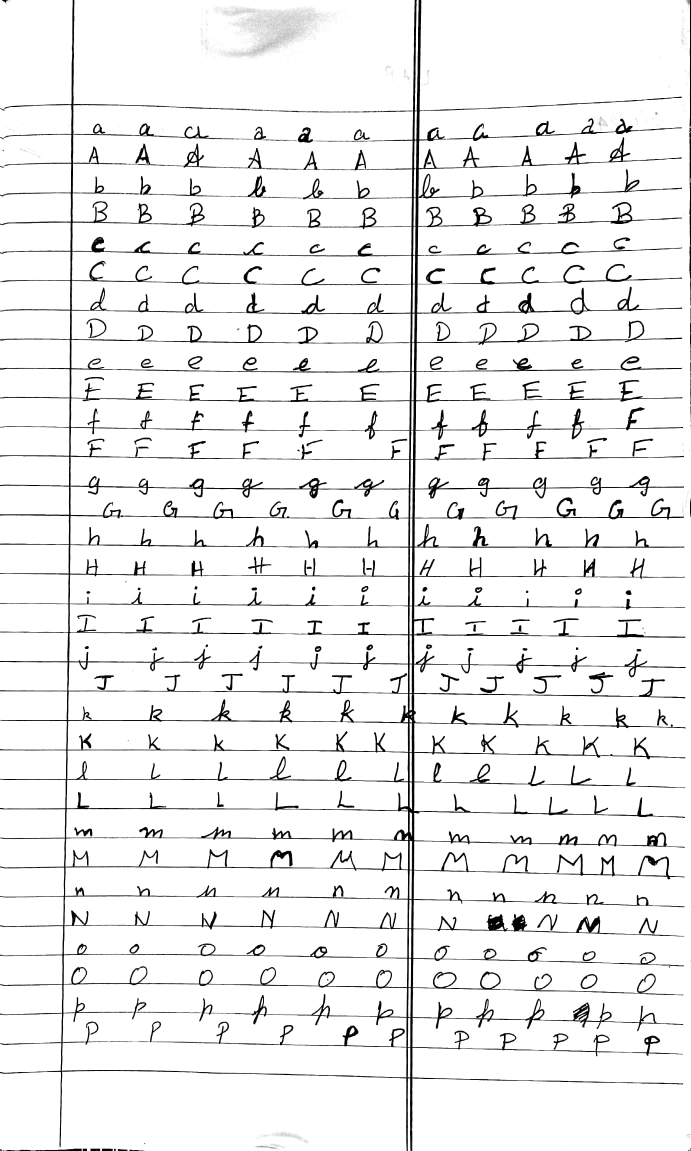
#> input picture Preprocessing/dataset/a1.jpg, 2072 x 3452 px (shown at 1/3 size); its folder holds only this picture in this run
$ python char_split_feature_extract.py
#> lines starting #> are read from the running program, lines starting #| are printed output that depends on the picture; after the words box and inside, x2 and y2 are one past the last pixel; in counts of white or black regions, pixels touching at a corner belong together
#> further down, img is the input picture: shape (3452, 2072, 3); min 0, max 255, mean 238.4
import cv2
import os
import csv
import pandas as pd
import numpy as np
from skimage.feature import hog
from skimage.morphology import skeletonize

def display_image(img):
    global scale, dx, dy, annot_center_start_x, annot_center_start_y, annot_center_end_x, annot_center_end_y, annot_start_x1, annot_start_y1, annot_end_x1, annot_end_y1

    height, width = img.shape[:2]
#> height = 3452; width = 2072
    # Scale the image
    scaled_width = int(width * scale)
#> scaled_width = 2072
    scaled_height = int(height * scale)
#> scaled_height = 3452
    scaled_img = cv2.resize(img, (scaled_width, scaled_height))

    # Adjust canvas for dragging
    canvas = scaled_img[max(dy, 0):min(scaled_height + dy, scaled_height), max(dx, 0):min(scaled_width + dx, scaled_width)]
    display_img = canvas[0:canvas_height, 0:canvas_width]
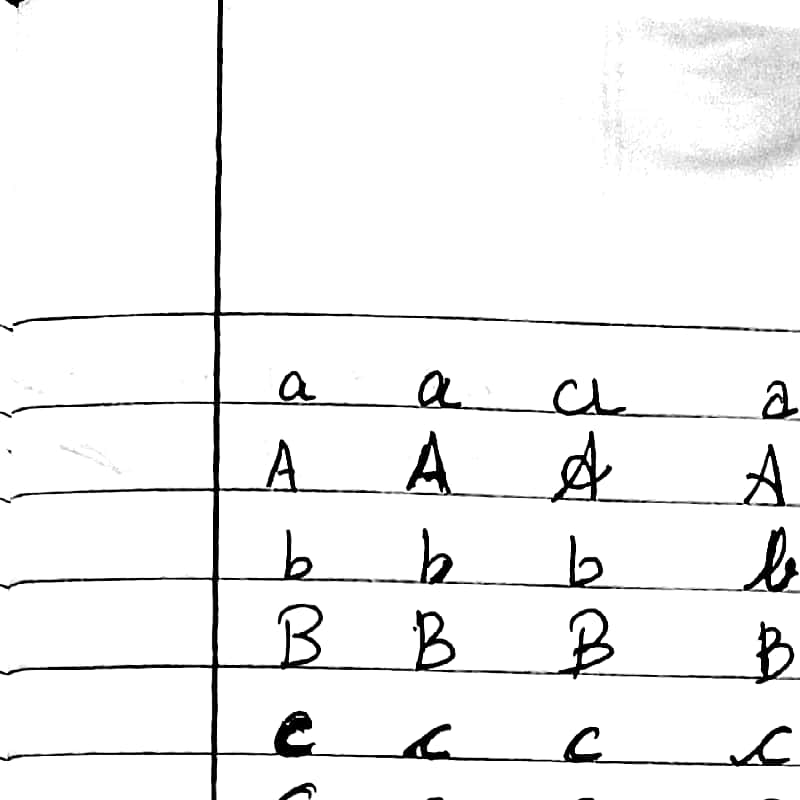
#> display_img: shape (800, 800, 3); min 0, max 255, mean 242.5

    # Draw the annot box (centered)
    annot_start_x1 = int(min(annot_center_start_x, annot_center_start_x+dx))
    annot_start_y1 = int(min(annot_center_start_y, annot_center_start_y+dy))
    annot_end_x1 = int(min(annot_center_end_x, annot_center_end_x+dx))
    annot_end_y1 = int(min(annot_center_end_y, annot_center_end_y+dy))

    cv2.rectangle(display_img, (annot_start_x1, annot_start_y1), (annot_end_x1, annot_end_y1), (0, 255, 0), 2)  # Green box
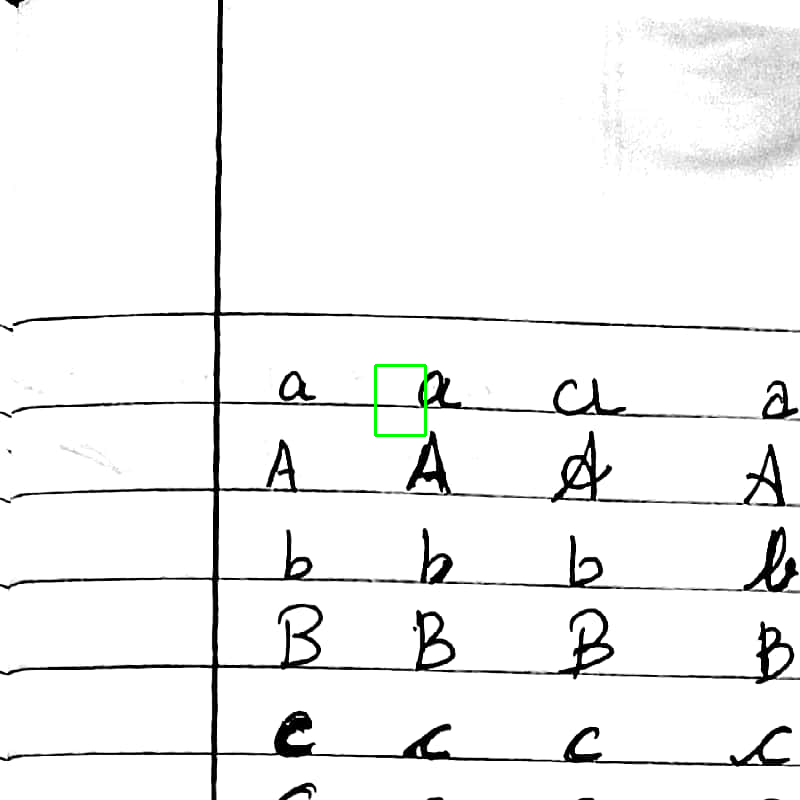
#> display_img: shape (800, 800, 3); 0.11% of pixels changed, all inside (x1, y1, x2, y2) = (374, 364, 427, 437)
    cv2.putText(display_img, str(scale), (50, 50), cv2.FONT_HERSHEY_SIMPLEX, 1.0, (0, 0, 0), 1, cv2.LINE_AA)
#> display_img: shape (800, 800, 3); 0.04% of pixels changed, all inside (x1, y1, x2, y2) = (56, 28, 99, 52)

    cv2.imshow('Annot Tool', display_img)

# Mouse callback function to handle dragging and zooming
# [91 lines left out: functions mouse_callback, confirm_and_save_annotation, not called in this run]

# Variables for zoom, drag, and dragging state
scale = 1.0
dx, dy = 0, 0
is_dragging = False
start_x, start_y = 0, 0
annot_box_height, annot_box_width = 70, 50
canvas_height, canvas_width = 800, 800
annot_center_start_x = (canvas_width - annot_box_width) // 2
annot_center_start_y = (canvas_height - annot_box_height) // 2
annot_center_end_x = annot_center_start_x + annot_box_width
annot_center_end_y = annot_center_start_y + annot_box_height
annot_start_x1, annot_start_y1, annot_end_x1, annot_end_y1 = 0, 0, 0, 0

# Paths
folder_path = 'dataset'
annotation_csv = 'annotations.csv'
output_folders = {
    'enhanced': 'feature_extraction\\1_enhanced_images',
    'segmented': 'feature_extraction\\2_segmented_images',
    'edges': 'feature_extraction\\3_edge_images',
    'skeleton': 'feature_extraction\\4_skeleton_images',
    'hog': 'feature_extraction\\5_hog_images'
}
# with open(annotation_csv, 'w', newline='') as csvfile:
#     csvwriter = csv.writer(csvfile)
#     csvwriter.writerow(["Image", "Letter", "Center_x", "Center_y", "Distance_x", "Distance_y"])

# Load all images from the folder
images = [os.path.join(folder_path, img) for img in os.listdir(folder_path) if img.endswith('.jpg') or img.endswith('.png')]
current_image_idx = 0

cnt = 0
# Main loop for annotation tool
while True:
    img = cv2.imread(images[current_image_idx])
    print(images[current_image_idx])
    cv2.namedWindow('Annot Tool')

    while True:
        cv2.setMouseCallback('Annot Tool', mouse_callback)
        display_image(img)
        curr_height, curr_width = img.shape[:2]
#> curr_height = 3452; curr_width = 2072
        if dx > ((curr_width+annot_center_start_x-canvas_width)*scale): dx = int(((curr_width+annot_center_start_x-canvas_width)*scale))
        if dy > ((curr_height+annot_center_start_y)*scale)-canvas_height: dy = int(((curr_height+annot_center_start_y)*scale)-canvas_height)

        key = cv2.waitKey(1) & 0xFF
#> (key Esc is pressed here)
        if key == 27:  # 'Esc' to quit
            cv2.destroyAllWindows()
            break
        elif key == 32:  # 'Space' for next image
            current_image_idx += 1
            if current_image_idx >= len(images):
                current_image_idx = 0
            break
        elif 65 <= key <= 90 or 97 <= key <= 122:
            confirm_and_save_annotation(img, key)
    if key == 27:
        break
print(cnt, "number of letters annotated")

$ run again, on Preprocessing/dataset/a2.jpg
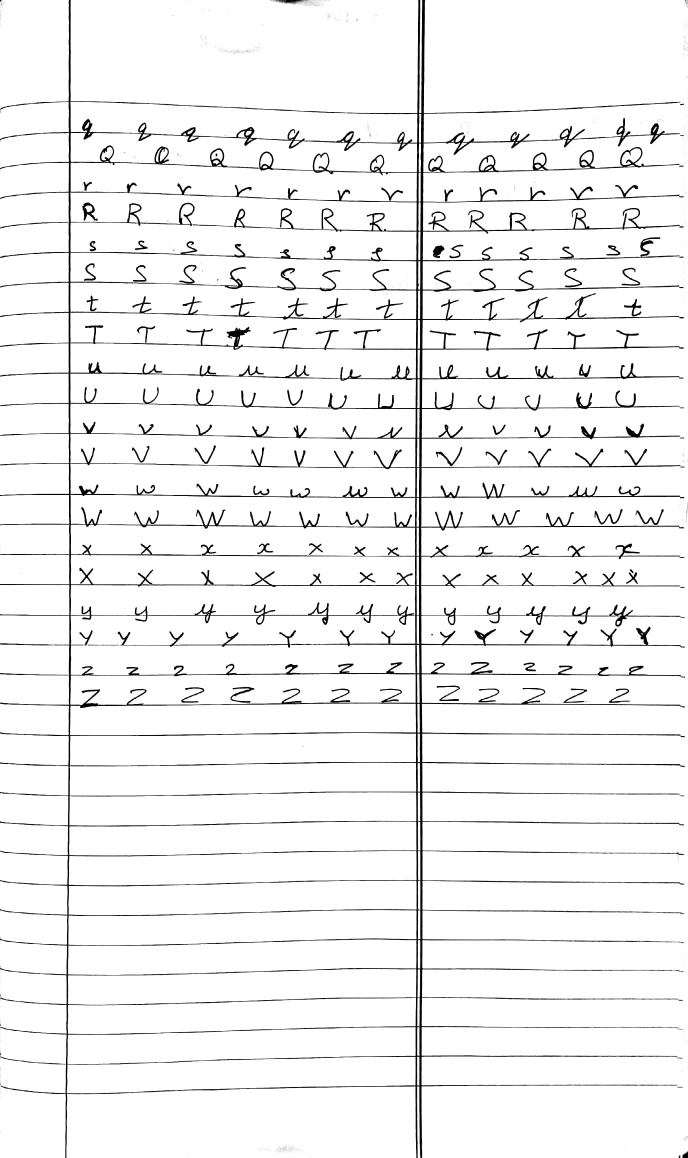
#> input picture Preprocessing/dataset/a2.jpg, 2064 x 3472 px (shown at 1/3 size)
#> img is the input picture: shape (3472, 2064, 3); min 0, max 255, mean 241.8
#> in display_image, `display_img = canvas[0:canvas_height, 0:canvas_width]`:
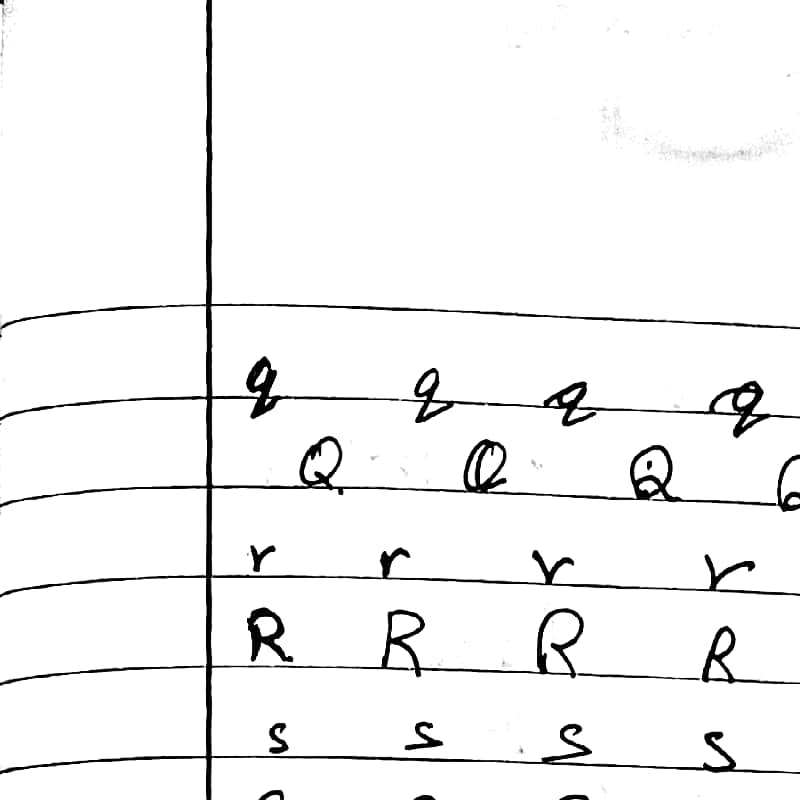
#> display_img: shape (800, 800, 3); min 0, max 255, mean 243.7
#> in display_image, `cv2.rectangle(display_img, (annot_start_x1, annot_start_y1), (annot_en..`:
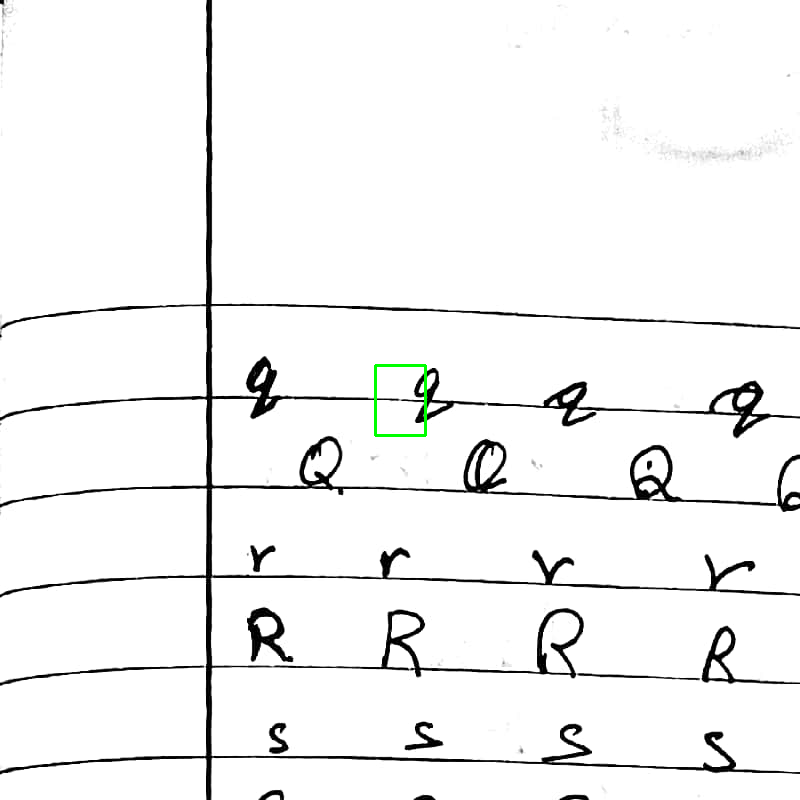
#> display_img: shape (800, 800, 3); 0.11% of pixels changed, all inside (x1, y1, x2, y2) = (374, 364, 427, 437)

$ run again, on Preprocessing/dataset/a3.jpg
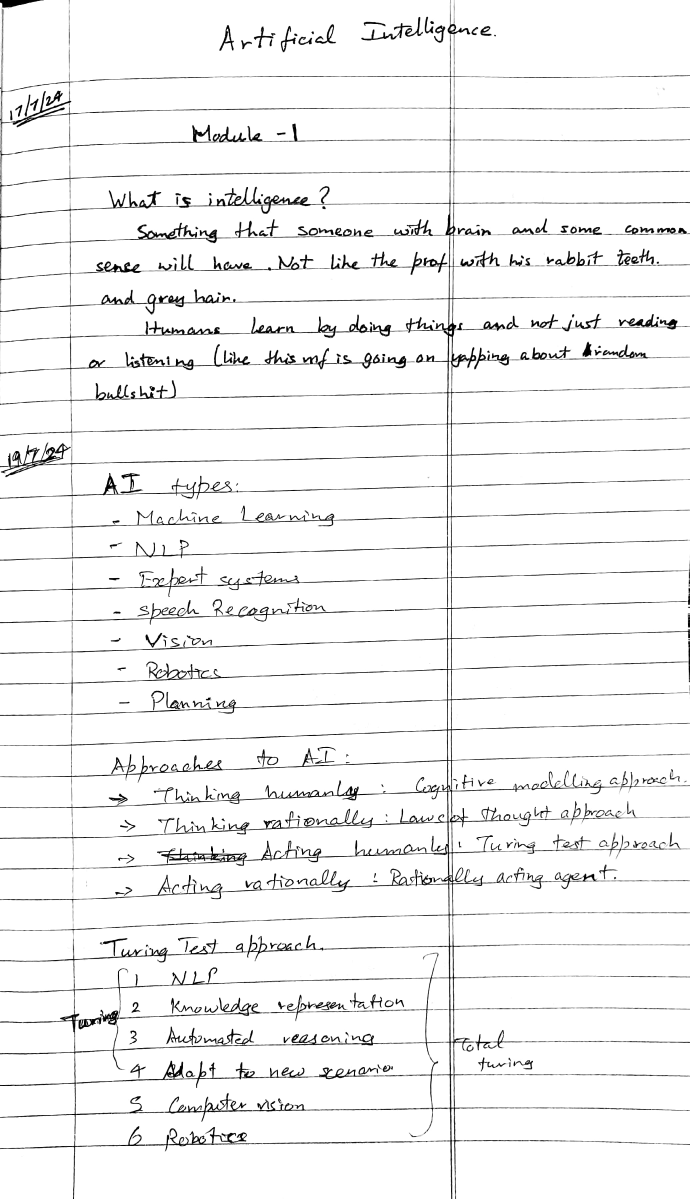
#> input picture Preprocessing/dataset/a3.jpg, 2068 x 3596 px (shown at 1/3 size)
#> img is the input picture: shape (3596, 2068, 3); min 0, max 255, mean 243
#> in display_image, `display_img = canvas[0:canvas_height, 0:canvas_width]`:
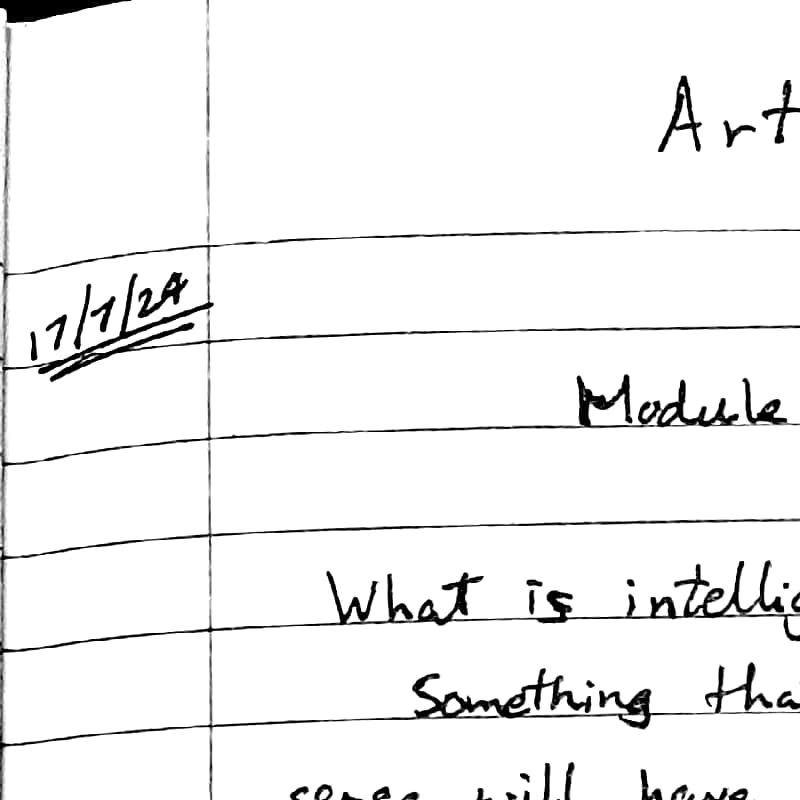
#> display_img: shape (800, 800, 3); min 0, max 255, mean 242.1
#> in display_image, `cv2.rectangle(display_img, (annot_start_x1, annot_start_y1), (annot_en..`:
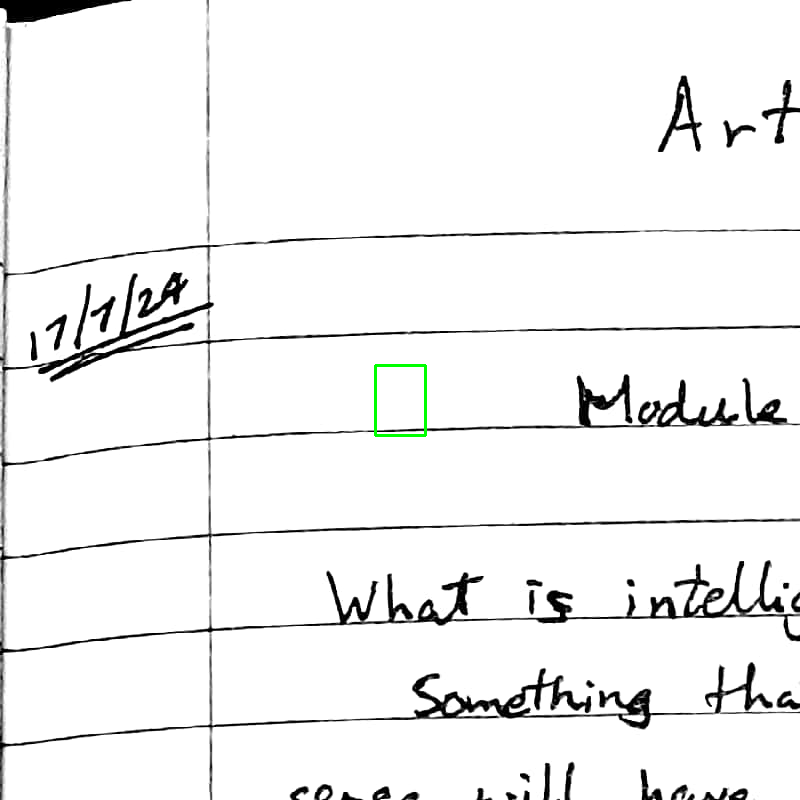
#> display_img: shape (800, 800, 3); 0.11% of pixels changed, all inside (x1, y1, x2, y2) = (374, 364, 427, 437)
